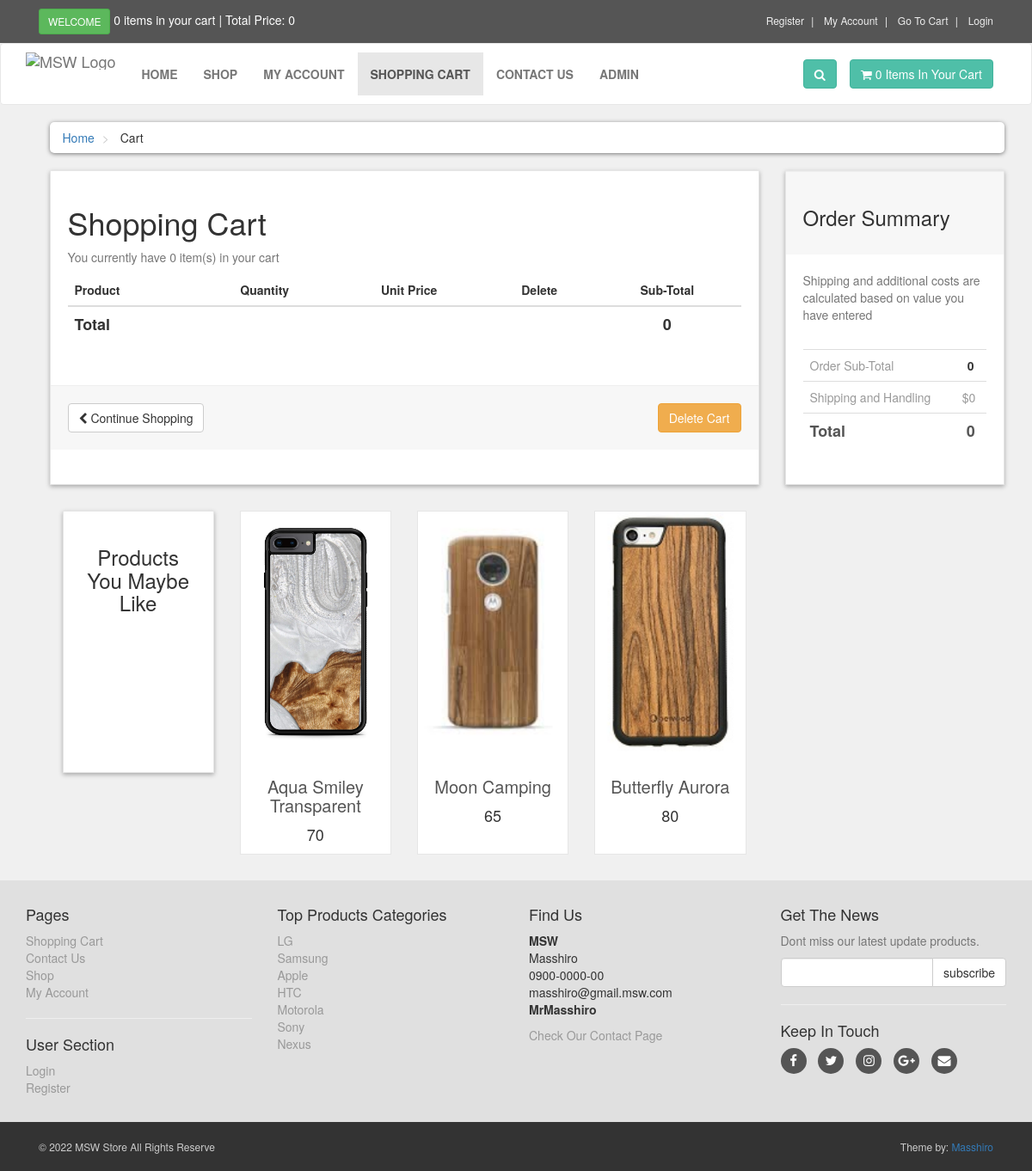
The app's page /customer_page/cart.php with its own data.
### tables this page shows
create table product(
productID varchar(30),
productName varchar(50) not null,
productPrice int not null default(1),
productImage varchar(255) null,
productDetail varchar(255) null,
categoryID int not null,
primary key (productID),
constraint FK_ProductCategory foreign key(categoryID) 
references category(categoryID)
on delete cascade 
on update cascade

);

create table category(
categoryID int auto_increment primary key,
categoryName varchar(30) not null unique,
descriptions text
);

### customer_page/functions/functions.php (called while the page is built, shortened)
<?php
function totalPrice(){
       $total_price = 0;
     return $total_price;
}
?>

### customer_page/cart.php (the view, shortened to what this page needs)
<?php
include("includes/header.php");
?>
<div id="content">
    <div class="container">
        <div class="col-md-12">
            <ul class="breadcrumb">
                <li>
                    <a href="index.php">Home</a>
                </li>
                <li>
                    Cart
                </li>
            </ul>
        </div>
        <div id="cart" class="col-md-9">
            <div class="box">
                <form action="cart.php" method="post">
                    <h1>Shopping Cart</h1>
                    <p class="text-muted">You currently have
                        <?php echo count($_SESSION['cart'])?> item(s) in your cart
                    </p>
                    <div class="table-responsive">
                        <table class="table">
                            <thead>
                                <tr>
                                    <th colspan="2">Product</th>
                                    <th class='text-center'>Quantity</th>
                                    <th class='text-center'>Unit Price</th>
                                    <th class='text-center' colspan="1">Delete</th>
                                    <th class='text-center' colspan="2">Sub-Total</th>
                                </tr>
                            </thead>
                            <tfoot>
                                <tr>
                                    <th colspan="5">Total</th>
                                    <?php
                                    $total_price = totalPrice();
                                    echo"<th colspan='2' class='text-center'>$total_price</th>";
                                    ?>
                                </tr>
                            </tfoot>
                        </table>
                    </div>
                    <div class="box-footer">
                        <div class="pull-left">
                            <a href="index.php" class="btn btn-default">
                                <i class="fa fa-chevron-left"></i> Continue Shopping
                            </a>
                        </div>
                        <div class="pull-right">
                            <a class='btn btn-warning' href='cart.php?act=delete_cart'
                                onclick='return confirm_delete();'>Delete Cart</a>
                        </div>
                    </div>
                </form>
            </div>
            <div id="row same-heigh-row">
                <div class="col-md-3 col-sm-6">
                    <div class="box same-height headline">
                        <h3 class="text-center">Products You Maybe Like</h3>
                    </div>
                </div>
                <?php
                $query_product = $conn->prepare("select * from product order by rand() limit 0,3");
                $query_product->execute();
                ?>
                <?php while($row_p = $query_product->fetch()) {?>
                <div class="col-md-3 col-sm-6 center-responsive">
                    <div class="product same-height">
                        <a href="details.php?pro_id=<?=$row_p['productID']?>">
                            <img class="img-responsive" src="../image/products/<?php echo $row_p['productImage']?>"
                                alt="Product 6">
                        </a>
                        <div class="text">
                            <h3><a href="details.php?pro_id=<?=$row_p['productID']?>">
                                    <?php echo $row_p['productName']; ?>
                                </a></h3>
                            <p class="price">
                                <?php echo $row_p['productPrice']?>
                            </p>
                        </div>
                    </div>
                </div>
                <?php }?>
            </div>
        </div>
        <div class="col-md-3">
            <div id="order-summary" class="box">
                <div class="box-header">
                    <h3>Order Summary</h3>
                </div>
                <p class="text-muted">
                    Shipping and additional costs are calculated based on value you have entered
                </p>
                <div class="table-responsive">
                    <table class="table">
                        <tbody>
                            <tr>
                                <td> Order Sub-Total </td>
                                <?php
                                    $total_price = totalPrice();
                                    echo"<th class='text-center'>$total_price</th>";
                                    ?>
                            </tr>
                            <tr>
                                <td> Shipping and Handling </td>
                                <td> $0 </td>
                            </tr>
                            <tr class="total">
                                <td> Total </td>
                                <?php
                                    $total_price = totalPrice();
                                    echo"<th  class='text-center'>$total_price</th>";
                                    ?>
                            </tr>
                        </tbody>
                    </table>
                </div>
            </div>
        </div>
    </div>
</div>
<?php
    include("includes/footer.php");
    ?>
</body>
</html>

### customer_page/includes/footer.php (shortened to what this page needs)
<?php
require_once("db.php");
require_once("./functions/functions.php");
?>
<?php
$sql = 'select * from category';
$stmt = $conn->prepare($sql);
$stmt->execute();
?>
<div id="footer">
    <div class="container">
        <div class="row">
            <div class="col-sm-6 col-md-3">
                <h4>Pages</h4>
                <ul>
                    <li><a href="cart.php">Shopping Cart</a></li>
                    <li><a href="contact.php">Contact Us</a></li>
                    <li><a href="shop.php">Shop</a></li>
                    <li><a href="customer/my_account.php">My Account</a></li>
                </ul>
                <hr>
                <h4>User Section</h4>
                <ul>
                    <li><a href="login.php">Login</a></li>
                    <li><a href="customer_register.php">Register</a></li>
                </ul>
            </div>
            <div class="com-sm-6 col-md-3">
                <h4>Top Products Categories</h4>
                <ul>
                    <?php while($row=$stmt->fetch()) {?>
                    <li><a href="#"><?= $row['categoryName']?> </a></li>
                    <?php }?>
                </ul>
            </div>
            <div class="col-sm-6 col-md-3">
                <h4>Find Us</h4>
                <p>
                    <strong>MSW</strong>
                    <br />Masshiro
                    <br />0900-0000-00
                    <br />masshiro@gmail.msw.com
                    <br /><strong>MrMasshiro</strong>
                </p>
                <a href="contact.php">Check Our Contact Page</a>
            </div>
            <div class="col-sm-6 col-md-3">
                <h4>Get The News</h4>
                <p class="text-muted">
                    Dont miss our latest update products.
                </p>
                <form action="" method="post">
                    <div class="input-group">
                        <input type="text" class="form-control" name="email">
                        <span class="input-group-btn">
                            <input type="submit" value="subscribe" class="btn btn-default">
                        </span>
                    </div>
                </form>
                <hr>
                <h4>Keep In Touch</h4>
                <p class="social">
                    <a href="#" class="fa fa-facebook"></a>
                    <a href="#" class="fa fa-twitter"></a>
                    <a href="#" class="fa fa-instagram"></a>
                    <a href="#" class="fa fa-google-plus"></a>
                    <a href="#" class="fa fa-envelope"></a>
                </p>
            </div>
        </div>
    </div>
</div>
<div id="copyright">
    <div class="container">
        <div class="col-md-6">
            <p class="pull-left">&copy; 2022 MSW Store All Rights Reserve</p>
        </div>
        <div class="col-md-6">
            <p class="pull-right">Theme by: <a href="#">Masshiro</a></p>
        </div>
    </div>
</div>

### customer_page/styles/style.css (style rules this page uses)
body { font-size: 14px; line-height: 1.42857143; color: #333333; background: #f0f0f0; overflow-x: hidden; }
.box { background: #ffffff; margin: 0 0 30px; border: solid 1px #e6e6e6; box-sizing: border-box; padding: 20px; box-shadow: 0px 2px 5px rgba(0, 0, 0, 0.3); }
#content { padding-left: 25px; }
#content .product { background: #ffffff; border: solid 1px #e6e6e6; margin-bottom: 30px; box-sizing: border-box; height: 400px; }
#content .product > a img { height: 70%; object-fit: cover; }
#content .product .text { padding: 10px 10px 0px; }
#content .product .text p.price { font-size: 18px; text-align: center; font-weight: 400; }
#content .product .text h3 { text-align: center; font-size: 20px; }
#content .product .text h3 a { color: rgb(85, 85, 85); }
.breadcrumb { padding: 8px 15px; margin-bottom: 20px; background: #ffffff; border-radius: 5px; box-shadow: 0px 1px 5px rgba(0, 0, 0, 0.5); }
.breadcrumb > li + li:before { content: ">\00a0"; color: #cccccc; }
#content .headline { height: 305px; }
#content #cart .table tfoot { font-size: 18px; }
.box .box-footer { background-color: #f7f7f7; margin: 30px -20px 20px; padding: 20px; border-top: 1px solid #eeeeee; }
.box .box-footer:before, .box .box-footer:after { content: ""; display: table; }
.box .box-footer:after { clear: both; }
.box .box-header { background-color: #f7f7f7; margin: -20px -20px 20px; padding: 20px; border-top: 1px solid #eeeeee; }
#content #order-summary table { margin-top: 20px; }
#content #order-summary table td { color: #999999; }
#content #order-summary table tr.total td, #content #order-summary table tr.total th { font-size: 18px; color: #555555; font-weight: 700; }
#footer { background: #e0e0e0; padding: 20px 0; }
#footer a { color: #999999; padding: 0; text-decoration: none; }
#footer ul { list-style: none; padding-left: 0px; }
#footer .social { text-align: left; }
#footer .social a { margin: 0px 10px 0px 0px; display: inline-block; color: #ffffff; width: 30px; height: 30px; border-radius: 15px; line-height: 30px; font-size: 15px; text-align: center; vertical-align: bottom; background: #555555; text-decoration: none; }
#copyright { background: #333333; color: #cccccc; padding: 20px 0px; font-size: 12px; }
#copyright p { margin: 0px; }

### records on screen
product: productImage (picture), productName "Aqua Smiley Transparent", productPrice "70"
product: productImage (picture), productName "Moon Camping", productPrice "65"
product: productImage (picture), productName "Butterfly Aurora", productPrice "80"
category: categoryName "LG"
category: categoryName "Samsung"
category: categoryName "Apple"
category: categoryName "HTC"
category: categoryName "Motorola"
category: categoryName "Sony"
category: categoryName "Nexus"

### other values on screen
count($_SESSION['cart']) "0"
totalPrice() "0"
$total_price "0"
